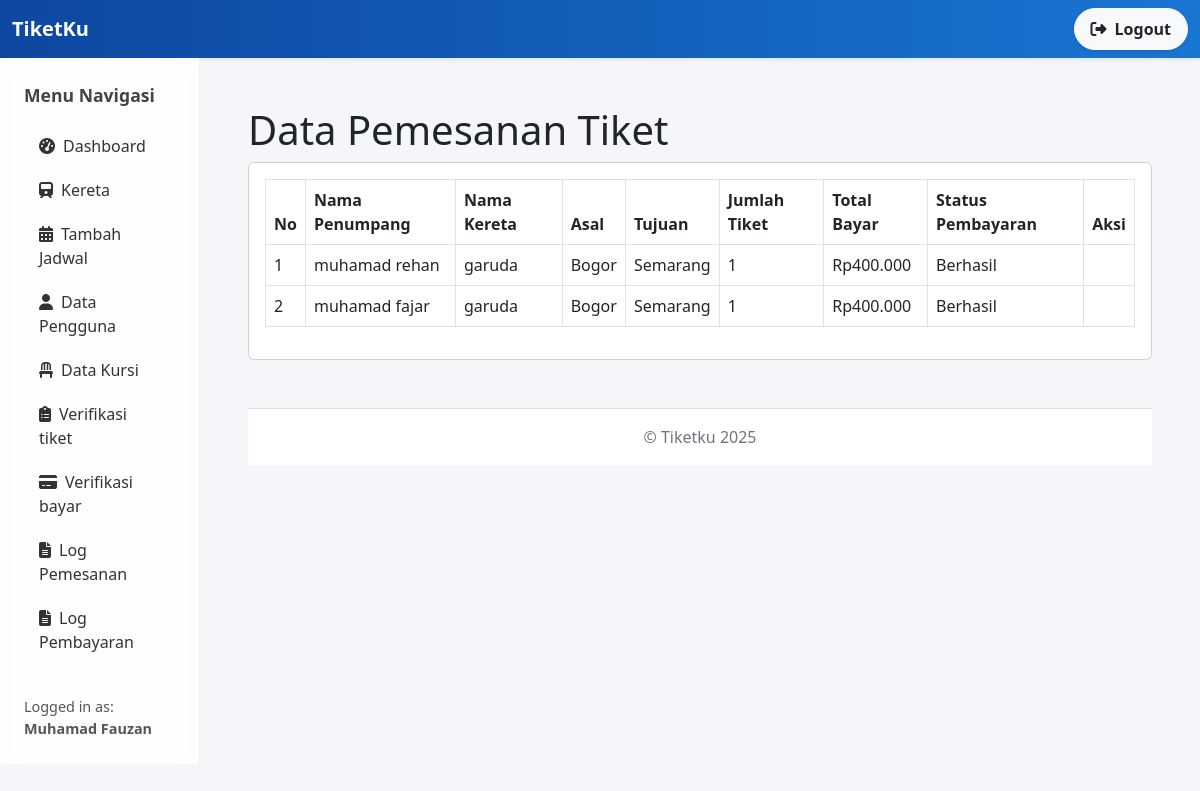
/index.php?page=verifikasi (signed in), run on the app's committed database.
### tables this page shows
CREATE TABLE `pemesanan` (
  `id_pemesanan` int NOT NULL,
  `id_user` int NOT NULL,
  `id_jadwal` int NOT NULL,
  `jumlah_tiket` int NOT NULL,
  `total_bayar` int NOT NULL,
  `status_bayar` enum('diproses','berhasil','gagal') NOT NULL,
  `waktu_pemesanan` timestamp NOT NULL DEFAULT CURRENT_TIMESTAMP
);

CREATE TABLE `user` (
  `id_user` int NOT NULL,
  `nama` varchar(255) NOT NULL,
  `email` varchar(255) NOT NULL,
  `password` varchar(100) NOT NULL,
  `role` enum('admin','user') NOT NULL,
  `created_at` timestamp NOT NULL DEFAULT CURRENT_TIMESTAMP
);

CREATE TABLE `kereta` (
  `id_kereta` int NOT NULL,
  `nama_kereta` varchar(255) NOT NULL,
  `jenis` enum('ekonomi','bisnis','vip') NOT NULL,
  `kapasitas` int NOT NULL
);

CREATE TABLE `jadwal` (
  `id_jadwal` int NOT NULL,
  `id_kereta` int NOT NULL,
  `asal` varchar(100) NOT NULL,
  `tujuan` varchar(100) NOT NULL,
  `tgl_berangkat` date NOT NULL,
  `waktu_berangkat` time NOT NULL,
  `waktu_tiba` time NOT NULL,
  `harga` int NOT NULL
);

### verifikasi.php (the view, shortened to what this page needs)
<h1 class="mt-4">Data Pemesanan Tiket</h1>
<div class="card">
    <div class="card-body">
        <div class="table-responsive">
            <table class="table table-bordered" width="100%" cellspacing="0">
                <thead>
                    <tr>
                        <th>No</th>
                        <th>Nama Penumpang</th>
                        <th>Nama Kereta</th>
                        <th>Asal</th>
                        <th>Tujuan</th>
                        <th>Jumlah Tiket</th>
                        <th>Total Bayar</th>
                        <th>Status Pembayaran</th>
                        <th>Aksi</th>
                    </tr>
                </thead>
                <tbody>
                    <?php
                    $i = 1;
                    $query = mysqli_query($koneksi, "
                        SELECT pemesanan.*, user.nama, kereta.nama_kereta, jadwal.asal, jadwal.tujuan
                        FROM pemesanan
                        LEFT JOIN user ON pemesanan.id_user = user.id_user
                        LEFT JOIN jadwal ON pemesanan.id_jadwal = jadwal.id_jadwal
                        LEFT JOIN kereta ON jadwal.id_kereta = kereta.id_kereta
                        ORDER BY pemesanan.waktu_pemesanan DESC
                    ");
                    while ($data = mysqli_fetch_array($query)) {
                    ?>
                        <tr>
                            <td><?= $i++; ?></td>
                            <td><?= $data['nama']; ?></td>
                            <td><?= $data['nama_kereta']; ?></td>
                            <td><?= $data['asal']; ?></td>
                            <td><?= $data['tujuan']; ?></td>
                            <td><?= $data['jumlah_tiket']; ?></td>
                            <td>Rp<?= number_format($data['total_bayar'], 0, ',', '.'); ?></td>
                            <td><?= ucfirst($data['status_bayar']); ?></td>
                            <td>
                            </td>
                        </tr>
                    <?php
                    }
                    ?>
                </tbody>
            </table>
        </div>
    </div>
</div>

### index.php (style rules this page uses)
body { background-color: #f4f6f9; font-family: 'Segoe UI', sans-serif; }

### data on the page
pemesanan: id_user.nama "muhamad rehan", kereta.nama_kereta "garuda", id_jadwal.asal "Bogor", id_jadwal.tujuan "Semarang", jumlah_tiket "1", total_bayar "400.000", status_bayar "Berhasil"
pemesanan: id_user.nama "muhamad fajar", kereta.nama_kereta "garuda", id_jadwal.asal "Bogor", id_jadwal.tujuan "Semarang", jumlah_tiket "1", total_bayar "400.000", status_bayar "Berhasil"

### other printed values
$_SESSION['user']['nama'] "Muhamad Fauzan"
